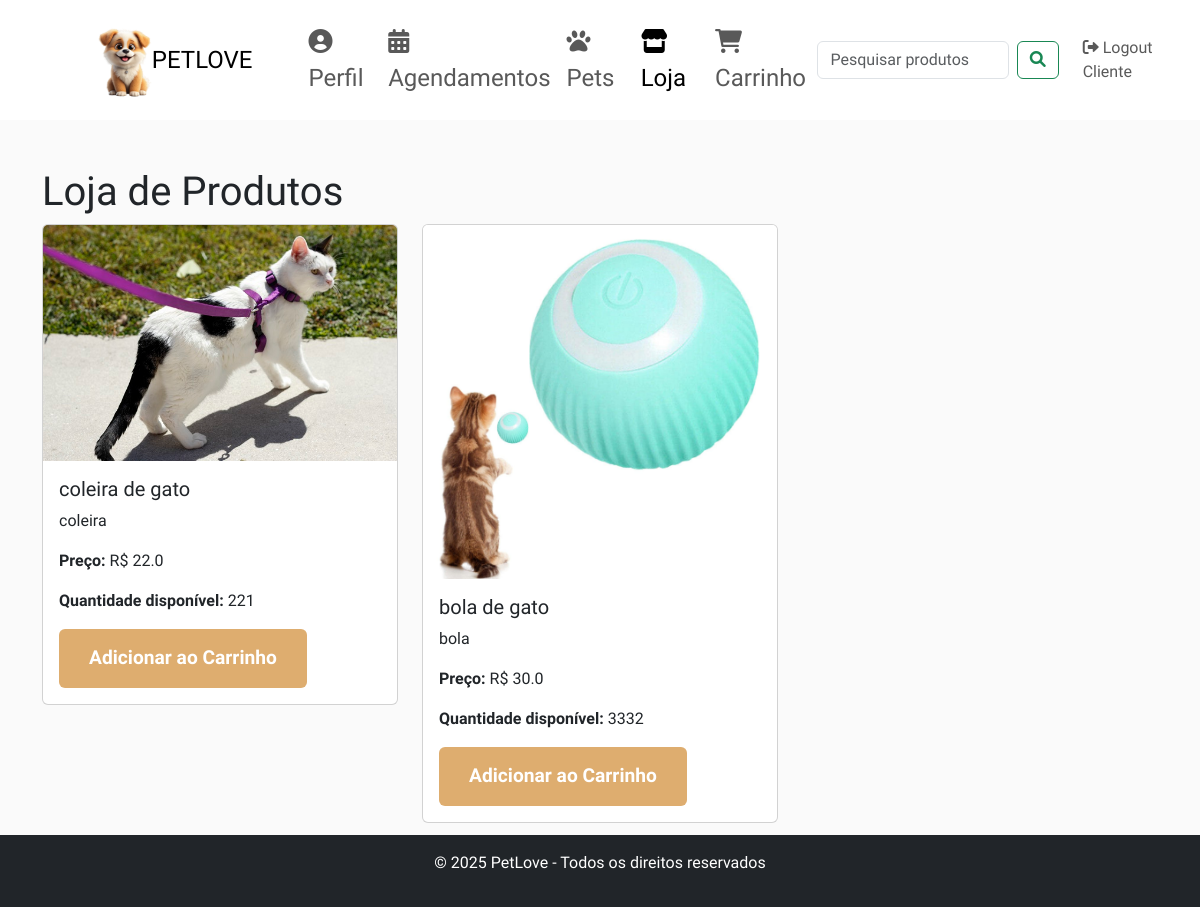
Screenshot of /loja (signed in) with the database file from the repository.
### app.py (models this page shows, shortened)
class Produto(db.Model):
    id = db.Column(db.Integer, primary_key=True)
    nome = db.Column(db.String(120), nullable=False)
    descricao = db.Column(db.String(255))
    quantidade = db.Column(db.Integer, nullable=False)
    preco = db.Column(db.Float, nullable=False)
    foto = db.Column(db.String(120))
    imagem = db.Column(db.String(200), nullable=True)
    prestador_id = db.Column(db.Integer, db.ForeignKey('user.id'), nullable=False)
    prestador = db.relationship('User', backref=db.backref('produtos', lazy=True))

### app.py (the view)
@app.route('/loja')
@login_required
@role_required('cliente')
def loja():
    produtos = Produto.query.all()
    return render_template('loja.html', produtos=produtos)

### app.py (called while the page is built)
@login_manager.user_loader
def load_user(user_id):
    return User.query.get(int(user_id))

def role_required(role):
    def decorator(f):
        @wraps(f)
        def decorated_function(*args, **kwargs):
            if current_user.role != role:
                abort(403)
            return f(*args, **kwargs)
        return decorated_function
    return decorator

@app.before_request
def create_tables():
    db.create_all()

### templates/loja.html (shortened to what this page needs)
<!DOCTYPE html>
<html lang="pt-br">
<head>
    <link href="https://cdn.jsdelivr.net/npm/bootstrap@5.3.0-alpha1/dist/css/bootstrap.min.css" rel="stylesheet">
    <link href="https://cdnjs.cloudflare.com/ajax/libs/font-awesome/6.0.0-beta3/css/all.min.css" rel="stylesheet">
</head>
<body>
<nav class="navbar navbar-expand-lg bg-custom mb-4">
    <div class="container-fluid">
        <a class="navbar-brand" href="http://127.0.0.1:5000/home_prestador">
            <img src="{{ url_for('static', filename='images/LOGO.png') }}" alt="PetLove Logo" style="height: 80px; margin-left: 70px; width: 70%"/>
            <a style="font-size: 24px; color: #000000; text-decoration: none;">PETLOVE</a>
        </a>
        <div class="collapse navbar-collapse" id="navbarNav">
            <ul class="navbar-nav ms-5">
                <li class="nav-item">
                    <a href="{{ url_for('perfil_cliente') }}" class="nav-link {% if request.endpoint == 'perfil_cliente' %}active{% endif %} fs-4">
                        <i class="fas fa-user-circle"></i> Perfil
                    </a>
                </li>
                <li class="nav-item">
                    <a href="{{ url_for('meus_agendamentos') }}" class="nav-link {% if request.endpoint == 'meus_agendamentos' %}active{% endif %} fs-4">
                        <i class="fas fa-calendar-alt"></i> Agendamentos
                    </a>
                </li>
                <li class="nav-item">
                    <a href="{{ url_for('meus_pets') }}" class="nav-link {% if request.endpoint == 'meus_pets' %}active{% endif %} fs-4">
                        <i class="fas fa-paw"></i> Pets
                    </a>
                </li>
                <li class="nav-item">
                    <a href="{{ url_for('loja') }}" class="nav-link {% if request.endpoint == 'loja' %}active{% endif %} fs-4">
                        <i class="fas fa-store"></i> Loja
                    </a>
                </li>
                <li class="nav-item">
                    <a href="{{ url_for('meu_carrinho') }}" class="nav-link {% if request.endpoint == 'meu_carrinho' %}active{% endif %} fs-4">
                        <i class="fas fa-shopping-cart"></i> Carrinho
                    </a>
                </li>
            </ul>
            <form class="d-flex ms-auto" onsubmit="filterProducts(event)" role="search">
                <input id="searchInput" class="form-control me-2" type="search" placeholder="Pesquisar produtos" aria-label="Search">
                <button class="btn btn-outline-success" type="submit">
                    <i class="fas fa-search"></i>
                </button>
            </form>
            <ul class="navbar-nav ms-3">
                {% if current_user.role == 'cliente' %}
                    <li class="nav-item">
                        <a class="nav-link" href="{{ url_for('logout') }}"><i class="fas fa-sign-out-alt"></i> Logout Cliente</a>
                    </li>
                {% elif current_user.role == 'prestador' %}
                    <li class="nav-item">
                        <a class="nav-link" href="{{ url_for('logout') }}"><i class="fas fa-sign-out-alt"></i> Logout Prestador</a>
                    </li>
                {% endif %}
            </ul>
        </div>
    </div>
</nav>
<div class="container mt-5">
    <h1>Loja de Produtos</h1>
    {% if produtos %}
        <div class="row" id="productCardsContainer">
            {% for produto in produtos %}
                <div class="col-md-4 mb-4 product-card">
                    <div class="card">
                        <div class="image-container">
                            {% if produto.foto %}
                                <img src="{{ url_for('static', filename='uploads/' + produto.foto) }}" class="card-img-top" alt="{{ produto.nome }}">
                            {% else %}
                                <img src="{{ url_for('static', filename='images/default-product.jpg') }}" class="card-img-top" alt="Produto sem imagem">
                            {% endif %}
                        </div>
                        <div class="card-body">
                            <h5 class="card-title">{{ produto.nome }}</h5>
                            <p class="card-text">{{ produto.descricao }}</p>
                            <p><strong>Preço:</strong> R$ {{ produto.preco }}</p>
                            <p><strong>Quantidade disponível:</strong> {{ produto.quantidade }}</p>
                            <a href="{{ url_for('adicionar_ao_carrinho', produto_id=produto.id) }}" class="btn btn-primary">Adicionar ao Carrinho</a>
                        </div>
                    </div>
                </div>
            {% endfor %}
        </div>
    {% else %}
        <p>Não há produtos disponíveis no momento.</p>
    {% endif %}
</div>
<footer class="bg-dark text-white text-center py-3 mt-5 fixed-bottom">
  <p>© 2025 PetLove - Todos os direitos reservados</p>
</footer>
</body>
</html>

### templates/loja.html (style rules this page uses)
:root { --accent-color: #DEAD6F; --dark-color: #222222; --light-dark-color: #727272; --light-color: #fff; --grey-color: #dbdbdb; --light-grey-color: #fafafa; --primary-color: #6995B1; --light-primary-color: #eef1f3; --body-font: 'Chilanka', cursive; --heading-font: 'Chilanka', cursive; }
body { font-family: var(--body-font); background-color: var(--light-grey-color); padding-bottom: 60px; }
.bg-custom { background-color: var(--light-color); }
.navbar { height: 120px; }
footer { margin: 0; }
.btn-primary, .btn-secondary { background-color: var(--accent-color); color: white; font-weight: bold; border: none; padding: 15px 30px; font-size: 1.2rem; }
footer { margin: 0; position: fixed; bottom: 0; width: 100%; }

### rows the page displays
Produto: foto (picture), nome "coleira de gato", descricao "coleira", preco "22.0", quantidade "221"
Produto: foto (picture), nome "bola de gato", descricao "bola", preco "30.0", quantidade "3332"
